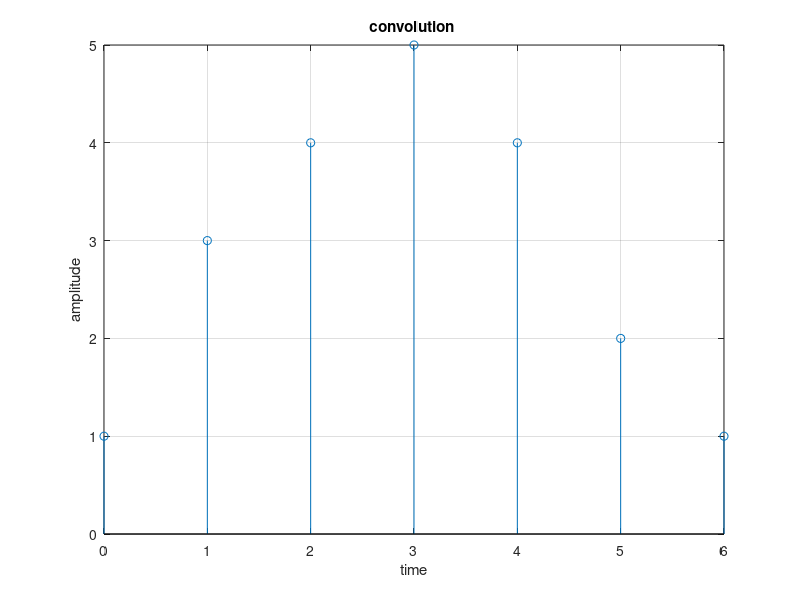

Write the MATLAB code that produced this figure.
clc;
clear all;
close all; 
x=[1,2,1,1]; 
x_ind=[0:3]; 
xmin=min(x_ind); 
xmax=max(x_ind); 
h=[1,1,1,1]; 
h_ind=[0:3]; 
hmin=min(h_ind); 
hmax=max(h_ind); 
l=length(x); 
m=length(h); 
n=l+m-1; 
y=zeros(1,n); 
y_ind=[(xmin+hmin):1:(xmax+hmax)]; 
for i=1:l 
for j=1:m 
y(i+j-1)=y(i+j-1)+x(i)*h(j); 
end 
end 
stem(y_ind,y); 
xlabel('time'); 
ylabel('amplitude'); 
title('convolution '); 
grid on; 
